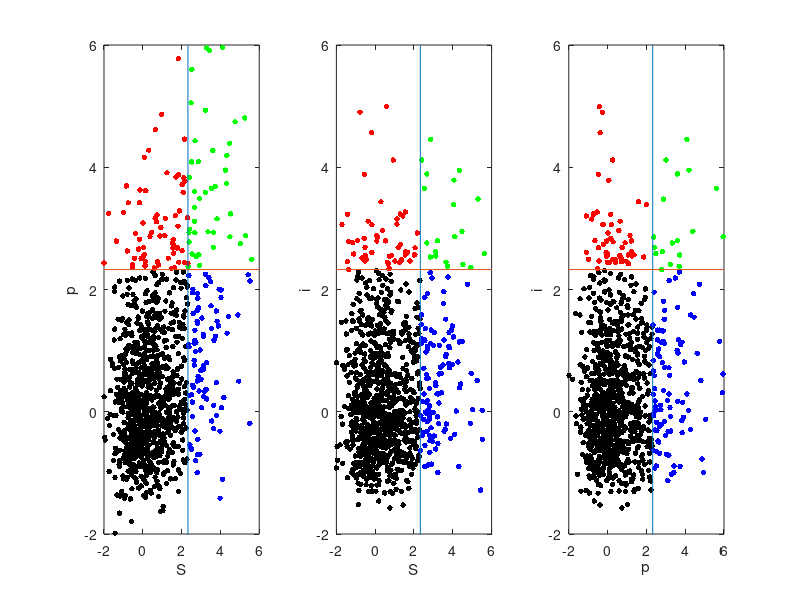

Source code (MATLAB):
clear; clc;
warning("off");

%% load data
load('Figure_supplement_5_results_data_replayscore.mat','wZs');

wsZs(:,1) = max(wZs{1}(:,1),[],2);  
wsZs(:,2) = max(wZs{2},[],2);  
wsZs(:,3) = max(wZs{3},[],2); 

thr = 2.326; % one-tailed (p<0.01, 2.326); (p<0.05, 1.654);
sz = 16;

figure('Color','white')
namestr = ["Spikes(Bayesian)","Spikes(OLE)","FPA_{uhf}(OLE)"];
subplot(1,3,1)
is1 = 1; is2 =2;
x = wsZs(:,is1) > thr & wsZs(:,is2) > thr;
y = wsZs(:,is1) > thr & wsZs(:,is2) < thr;
z = wsZs(:,is1) < thr & wsZs(:,is2) > thr;

scatter(wsZs(:,is1),wsZs(:,is2),sz,'k','filled','MarkerEdgeColor','none'); hold on;

scatter(wsZs(x,is1),wsZs(x,is2),sz,'g','filled','MarkerEdgeColor','none');
scatter(wsZs(y,is1),wsZs(y,is2),sz,'b','filled','MarkerEdgeColor','none');
scatter(wsZs(z,is1),wsZs(z,is2),sz,'r','filled','MarkerEdgeColor','none');

plot([thr,thr],[-6,6]);
plot([-6,6],[thr,thr]);

xlabel(namestr(is1));ylabel(namestr(is2));
xlim([-2,6]);ylim([-2,6]); box on;

subplot(1,3,2)
is1 = 1; is2 = 3;
x = wsZs(:,is1) > thr & wsZs(:,is2) > thr;
y = wsZs(:,is1) > thr & wsZs(:,is2) < thr;
z = wsZs(:,is1) < thr & wsZs(:,is2) > thr;

scatter(wsZs(:,is1),wsZs(:,is2),sz,'k','filled','MarkerEdgeColor','none'); hold on;

scatter(wsZs(x,is1),wsZs(x,is2),sz,'g','filled','MarkerEdgeColor','none');
scatter(wsZs(y,is1),wsZs(y,is2),sz,'b','filled','MarkerEdgeColor','none');
scatter(wsZs(z,is1),wsZs(z,is2),sz,'r','filled','MarkerEdgeColor','none');

plot([thr,thr],[-6,6]);
plot([-6,6],[thr,thr]);

xlabel(namestr(is1));ylabel(namestr(is2));
xlim([-2,6]);ylim([-2,6]); box on;

subplot(1,3,3)
is1 = 2; is2 = 3;
x = wsZs(:,is1) > thr & wsZs(:,is2) > thr;
y = wsZs(:,is1) > thr & wsZs(:,is2) < thr;
z = wsZs(:,is1) < thr & wsZs(:,is2) > thr;

scatter(wsZs(:,is1),wsZs(:,is2),sz,'k','filled','MarkerEdgeColor','none'); hold on;

scatter(wsZs(x,is1),wsZs(x,is2),sz,'g','filled','MarkerEdgeColor','none');
scatter(wsZs(y,is1),wsZs(y,is2),sz,'b','filled','MarkerEdgeColor','none');
scatter(wsZs(z,is1),wsZs(z,is2),sz,'r','filled','MarkerEdgeColor','none');

plot([thr,thr],[-6,6]);
plot([-6,6],[thr,thr]);

xlabel(namestr(is1));ylabel(namestr(is2));
xlim([-2,6]);ylim([-2,6]); box on;

savefig(gcf,'Figure_supplement_5b','compact');

